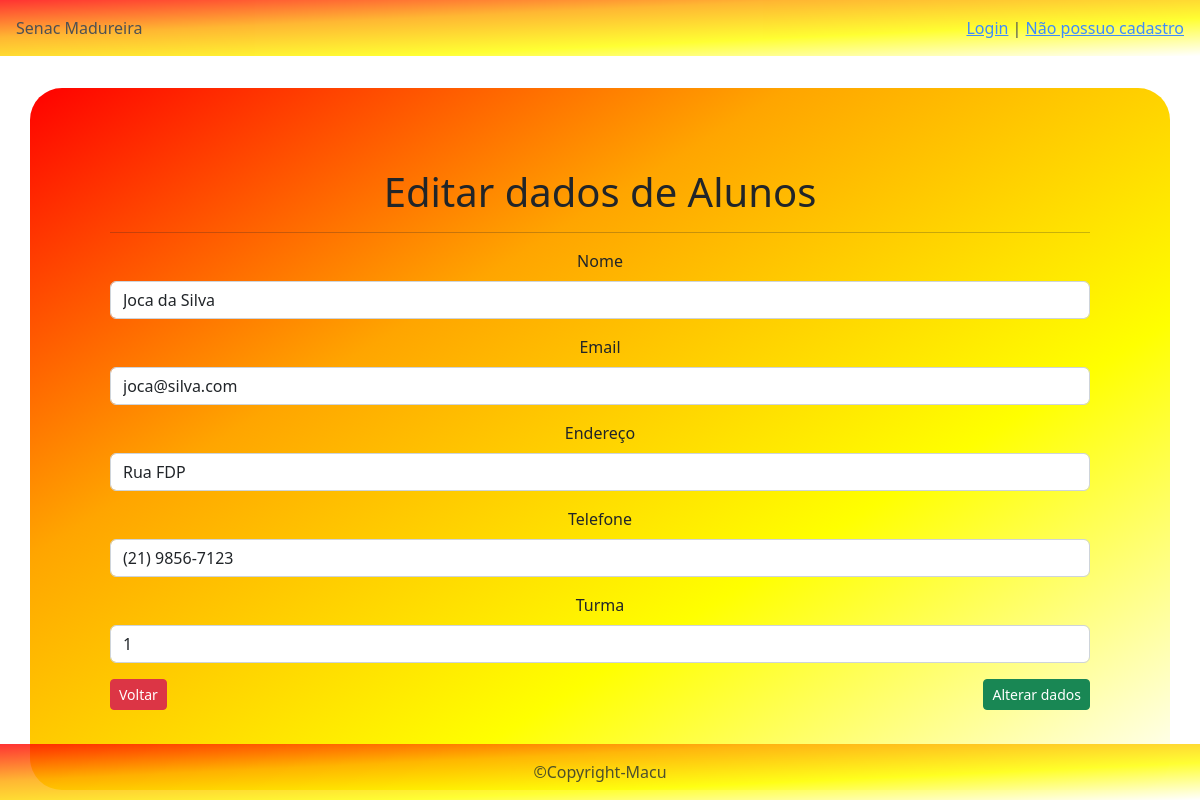
/aluno/editarAluno.php?idAluno=2, run on the app's committed database.
### tables this page shows
CREATE TABLE `alunos` (
  `id` int(11) NOT NULL,
  `nome` varchar(60) NOT NULL,
  `email` varchar(100) NOT NULL,
  `endereco` varchar(100) NOT NULL,
  `telefone` varchar(14) NOT NULL,
  `turma` int(11) NOT NULL
);

### aluno/editarAluno.php (the view, shortened to what this page needs)
<?php
include "../adm/controle.php";
include "../adm/conexao.php";
$erro = 0;
if (isset($_GET['idAluno'])) {
    $idAluno = $_GET['idAluno'];
    $sql = "select * from alunos where id=$idAluno";
    $seleciona = mysqli_query($conexao, $sql);
    $exibe = mysqli_fetch_array($seleciona);
    $nome = $exibe['nome'];
    $endereco = $exibe['endereco'];
    $telefone = $exibe['telefone'];
    $email = $exibe['email'];
    $turma = $exibe['turma'];
} else {
    $erro++;
}
?>
    <div class="container bg-info pag">
        <h1>Editar dados de Alunos</h1>
        <hr>
        <?php
        if ($erro){
            echo "
            <p>Nenhum aluno foi selecinado</p>
            <p>Clique em voltar para selecionar o aluno que deseja editar</p>
            ";
        } else {
        ?>
        <form name="form" action="updateAluno.php" method="post">
            <div class="mb-3">
                <label class="form-label">Nome</label>
                <input type="text" class="form-control" name="nome" value="<?php echo $nome; ?>" required>
            </div>
            <div class="mb-3">
                <label class="form-label">Email</label>
                <input type="email" class="form-control" name="email" value="<?php echo $email; ?>" placeholder="nome@exemplo.com" required>
            </div>
            <div class="mb-3">
                <label class="form-label">Endereço</label>
                <input type="text" class="form-control" name="endereco" value="<?php echo $endereco; ?>" required>
            </div>
            <div class="mb-3">
                <label class="form-label">Telefone</label>
                <input type="text" class="form-control" name="telefone" value="<?php echo $telefone; ?>" required>
            </div>
            <div class="mb-3">
                <label class="form-label">Turma</label>
                <input type="text" class="form-control" name="turma" maxlength="4" value="<?php echo $turma; ?>" require>
            </div>
            <?php
                }
            ?>
            <div class="row">
                <div class="col text-start">
                    <a href="listarAluno.php">
                        <button type="button" class="btn btn-danger btn-sm">
                            Voltar
                        </button>
                    </a>
                </div>
                <div class="col text-end">
                    <button class="btn btn-success btn-sm" type="submit">
                        Alterar dados
                    </button>
                </div>
            </div>
        </form>
    </div>
<?php
 include "../adm/footer.php";
?>

### css/style.css (style rules this page uses)
.pag { margin-top: 2em; padding: 5em; border-radius: 2em; text-align: center; background-image: linear-gradient(to bottom right, red,orange,yellow, white ); }
body { background-image: url(https://i.pinimg.com/originals/4e/94/7a/4e947afe00fb849dd5796dcf5f63d9e6.jpg); }

### data on the page
alunos: nome "Joca da Silva", email "joca@silva.com", endereco "Rua FDP", telefone "(21) 9856-7123", turma "1"
